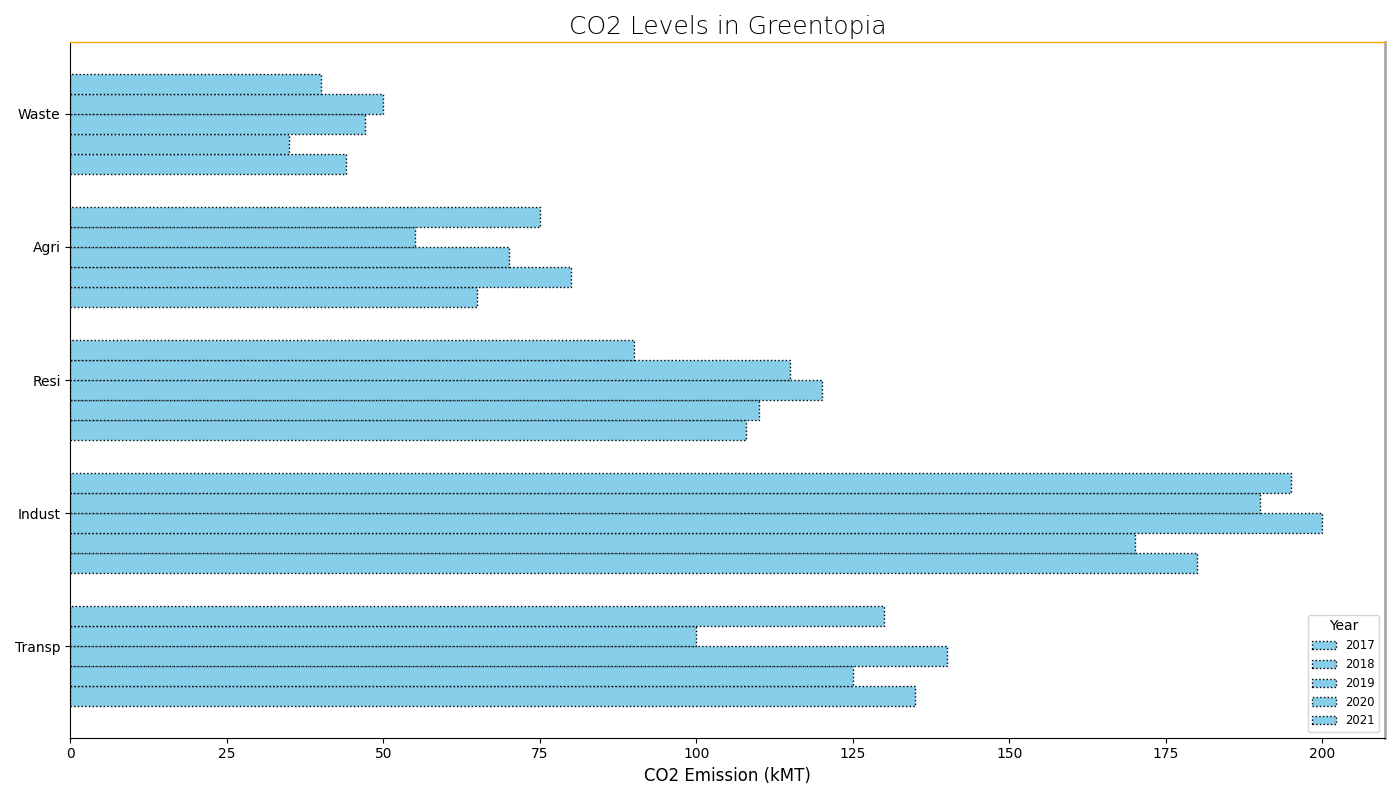

Write the Python code that produced this figure.
import matplotlib.pyplot as plt
import numpy as np

sectors = ['Transp', 'Indust', 'Resi', 'Agri', 'Waste']
years = ['17', '18', '19', '20', '21']

emission_levels = np.array([
    [135, 125, 140, 100, 130],
    [180, 170, 200, 190, 195],
    [108, 110, 120, 115,  90],
    [65,   80,  70,  55,   75],
    [44,   35,  47,  50,  40]
])

fig, ax = plt.subplots(figsize=(14, 8))

bar_height = 0.15
indices = np.arange(len(sectors))

# Applying a single color consistently across all data groups
single_color = 'skyblue'

for i, year in enumerate(years):
    bar_positions = indices + i * bar_height
    ax.barh(bar_positions, emission_levels[:, i], bar_height, label=f"20{year}", color=single_color, edgecolor='black', linestyle=':')

ax.legend(title='Year', loc='lower right', fontsize='small', title_fontsize='medium')

ax.set_xlabel('CO2 Emission (kMT)', fontsize=12)
ax.set_title('CO2 Levels in Greentopia', fontsize=18, fontweight='light')
ax.set_yticks(indices + bar_height * len(years) / 2)
ax.set_yticklabels(sectors, fontsize=10)

ax.xaxis.grid(True, linestyle='-.', which='minor', linewidth=0.4, alpha=0.5)

ax.spines['right'].set_linewidth(2)
ax.spines['right'].set_color('darkgrey')
ax.spines['top'].set_color('orange')
ax.spines['top'].set_linewidth(1)

plt.tight_layout()
plt.show()
